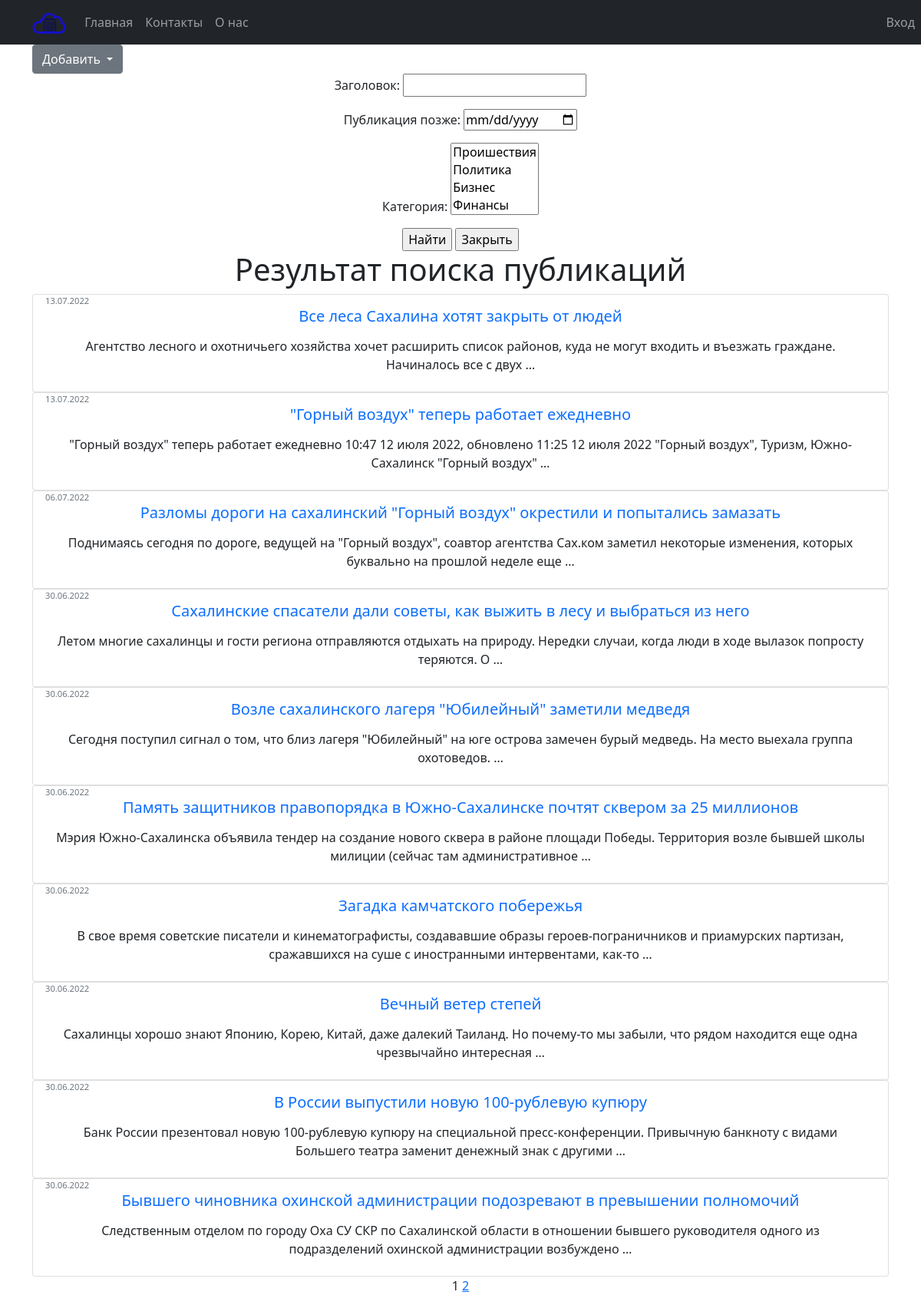
/news/search, run on the app's committed database.
### news/models.py (models this page shows, shortened)
class Post(models.Model):
    NEWS = 1
    ARTICLE = 2
    choice_list = [(NEWS, "Новость"), (ARTICLE, "Статья")]
    author = models.ForeignKey(Author, on_delete=models.CASCADE, related_name='user_posts')
    type_post = models.IntegerField(default=1, choices=choice_list)
    date_create = models.DateTimeField(auto_now_add=True)
    date_update = models.DateTimeField(auto_now=True)
    category = models.ManyToManyField(Category, through='PostCategory', related_name='categories')
    title = models.CharField(max_length=255)
    text = models.TextField()
    rating = models.IntegerField(default=0)

### news/views.py (the view)
# urls.py: path('', NewsList.as_view(), name='post_list'),
class NewsList(ListView):
    model = Post
    ordering = '-date_create'
    template_name = 'post/posts.html'
    context_object_name = 'posts'
    paginate_by = 10
    def get_queryset(self):
        queryset = super().get_queryset()
        self.filterset = PostFilter(self.request.GET, queryset)
        return self.filterset.qs
    def get_context_data(self, **kwargs):
        context = super().get_context_data(**kwargs)
        context['filterset'] = self.filterset
        context['search'] = 'search' in self.request.path
        return context

### news/models.py (called while the page is built)
    def __str__(self):
        return self.name

### news/templatetags/custom_filters.py (called while the page is built)
@register.filter()
def censor(value):
    words = censor_words.get_words()
    text_words=value.split(' ')
    for i, word in enumerate(text_words):
        if word.lower() in words:
            text_words[i] = word[0]+'*'*(len(word)-1)
    return ' '.join(text_words)

### templates/post/posts.html (shortened to what this page needs)
{% extends 'default.html' %}
{% load custom_filters %}
{% block content %}
<div class="dropdown text-start">
  <button class="btn btn-secondary dropdown-toggle" type="button" id="dropdownMenuButton" data-toggle="dropdown" aria-haspopup="true" aria-expanded="false">
    Добавить
  </button>
</div>
   {% if search %}
       <form action="" method="get">
           {{ filterset.form.as_p }}
           <input type="submit" value="Найти" />
           <input type="button" value="Закрыть" onclick="location.assign('/news')"/>
       </form>
       <h1>Результат поиска публикаций</h1>
   {% else %}
        <a href='/news/search'>Поиск<a>
        <h1>Все публикации</h1>
   {% endif %}
{% if posts %}
    {% for post in posts %}
            <div class="card w-100">
              <div class="card-body">
                <h5 class="card-title text-primary">{{ post.title|censor }}</h5>
                <div style="position: absolute;  top: 0;    font-size: 0.7rem;}" class="card-text text-secondary text-start">
                    {{ post.date_create|date:'d.m.Y' }}
                </div>
                 <a href="/view/{{ post.pk }}" class="btn">
                    <p class="card-text text-dark">{{ post.text|truncatewords:20|censor }}</p>
                  </a>
              </div>
            </div>
    {% endfor %}
{% else %}
    Новостей нет
{% endif %}
   {{ page_obj.number }}
   {% if page_obj.has_next %}
       <a href="?page={{ page_obj.next_page_number }}">{{ page_obj.next_page_number }}</a>
   {% endif %}
{% endblock content %}

### data on the page
Post: title|censor "Все леса Сахалина хотят закрыть от людей", date_create "13.07.2022", text|censor "Агентство лесного и охотничьего хозяйства хочет расширить список районов, куда не могут входить и въезжать граждане. Начиналось все с двух …"
Post: title|censor "\"Горный воздух\" теперь работает ежедневно", date_create "13.07.2022", text|censor "\"Горный воздух\" теперь работает ежедневно 10:47 12 июля 2022, обновлено 11:25 12 июля 2022 \"Горный воздух\", Туризм, Южно-Сахалинск \"Горный воздух\" …"
Post: title|censor "Разломы дороги на сахалинский \"Горный воздух\" окрестили и попытались замазать", date_create "06.07.2022", text|censor "Поднимаясь сегодня по дороге, ведущей на \"Горный воздух\", соавтор агентства Сах.ком заметил некоторые изменения, которых буквально на прошлой неделе еще …"
Post: title|censor "Сахалинские спасатели дали советы, как выжить в лесу и выбраться из него", date_create "30.06.2022", text|censor "Летом многие сахалинцы и гости региона отправляются отдыхать на природу. Нередки случаи, когда люди в ходе вылазок попросту теряются. О …"
Post: title|censor "Возле сахалинского лагеря \"Юбилейный\" заметили медведя", date_create "30.06.2022", text|censor "Сегодня поступил сигнал о том, что близ лагеря \"Юбилейный\" на юге острова замечен бурый медведь. На место выехала группа охотоведов. …"
Post: title|censor "Память защитников правопорядка в Южно-Сахалинске почтят сквером за 25 миллионов", date_create "30.06.2022", text|censor "Мэрия Южно-Сахалинска объявила тендер на создание нового сквера в районе площади Победы. Территория возле бывшей школы милиции (сейчас там административное …"
Post: title|censor "Загадка камчатского побережья", date_create "30.06.2022", text|censor "В свое время советские писатели и кинематографисты, создававшие образы героев-пограничников и приамурских партизан, сражавшихся на суше с иностранными интервентами, как-то …"
Post: title|censor "Вечный ветер степей", date_create "30.06.2022", text|censor "Сахалинцы хорошо знают Японию, Корею, Китай, даже далекий Таиланд. Но почему-то мы забыли, что рядом находится еще одна чрезвычайно интересная …"
Post: title|censor "В России выпустили новую 100-рублевую купюру", date_create "30.06.2022", text|censor "Банк России презентовал новую 100-рублевую купюру на специальной пресс-конференции. Привычную банкноту с видами Большего театра заменит денежный знак с другими …"
Post: title|censor "Бывшего чиновника охинской администрации подозревают в превышении полномочий", date_create "30.06.2022", text|censor "Cледственным отделом по городу Оха СУ СКР по Сахалинской области в отношении бывшего руководителя одного из подразделений охинской администрации возбуждено …"

### other printed values
{{ page_obj.number }} "1"
{{ page_obj.next_page_number }} "2"
